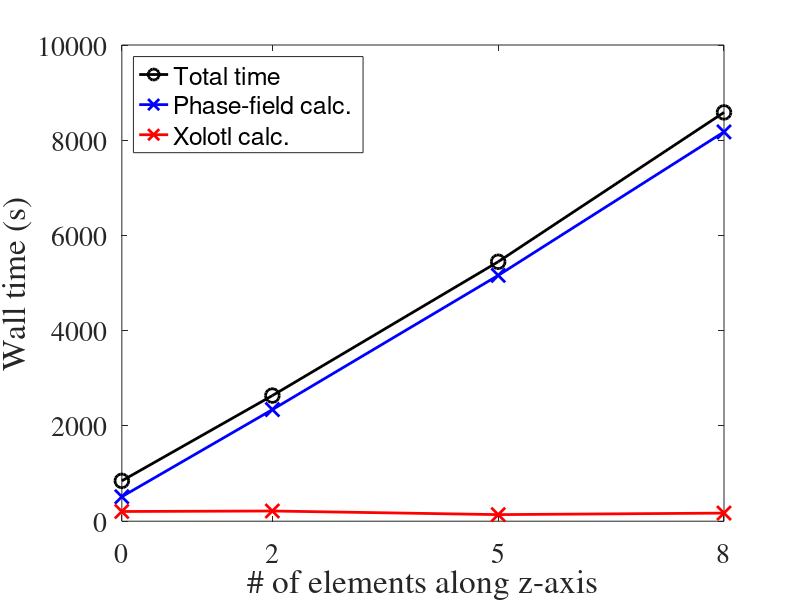

The MATLAB script that drew this image:
NP_CR = [0 2 5 8];
t_tot_CR = [847.2 2638.262 5448.221 8584.937];
t_Xolotl_CR = [204.081 214.298 138.359 170.095];
t_PF_CR = [514.819 2343.254 5161.791 8175.562];

%[NP_NN, t_tot_NN, t_transfer_NN, t_Xolotl_NN, t_wrap_perc_NN, t_PF_NN, t_PF_perc_NN] = LoadData_weak_scaling_NN();
%[NP_NN, t_tot_NN, t_transfer_NN, t_Xolotl_NN, t_wrap_perc_NN, t_PF_NN, t_PF_perc_NN] = LoadData_weak_scaling_CR();


tnorm_totCR = t_tot_CR/t_tot_CR(1);
tnorm_Xolotl_CR = t_Xolotl_CR/t_Xolotl_CR(1);
tnorm_PF_CR = t_PF_CR/t_PF_CR(1);

perf_totCR = 1 ./tnorm_totCR;
perf_Xolotl_CR = 1 ./tnorm_Xolotl_CR;
perf_PF_CR = 1 ./tnorm_PF_CR;

plot(NP_CR, t_tot_CR, 'k-o','LineWidth', 2, 'MarkerSize', 10);
hold on;
plot(NP_CR, t_PF_CR, 'b-x','LineWidth', 2, 'MarkerSize', 10);
plot(NP_CR, t_Xolotl_CR, 'r-x','LineWidth', 2, 'MarkerSize', 10);
xlim([0 8]);
ylim([0 10000]);


set(gca,'XTick', NP_CR);
a = get(gca,'XTickLabel');
set(gca,'XTickLabel',a,'FontName','Times','fontsize',20);
xlabel('# of elements along z-axis', 'FontSize', 24);
ylabel('Wall time (s)', 'FontSize', 24);
legend({'Total time', 'Phase-field calc.', 'Xolotl calc.'}, 'Location', 'northwest');


